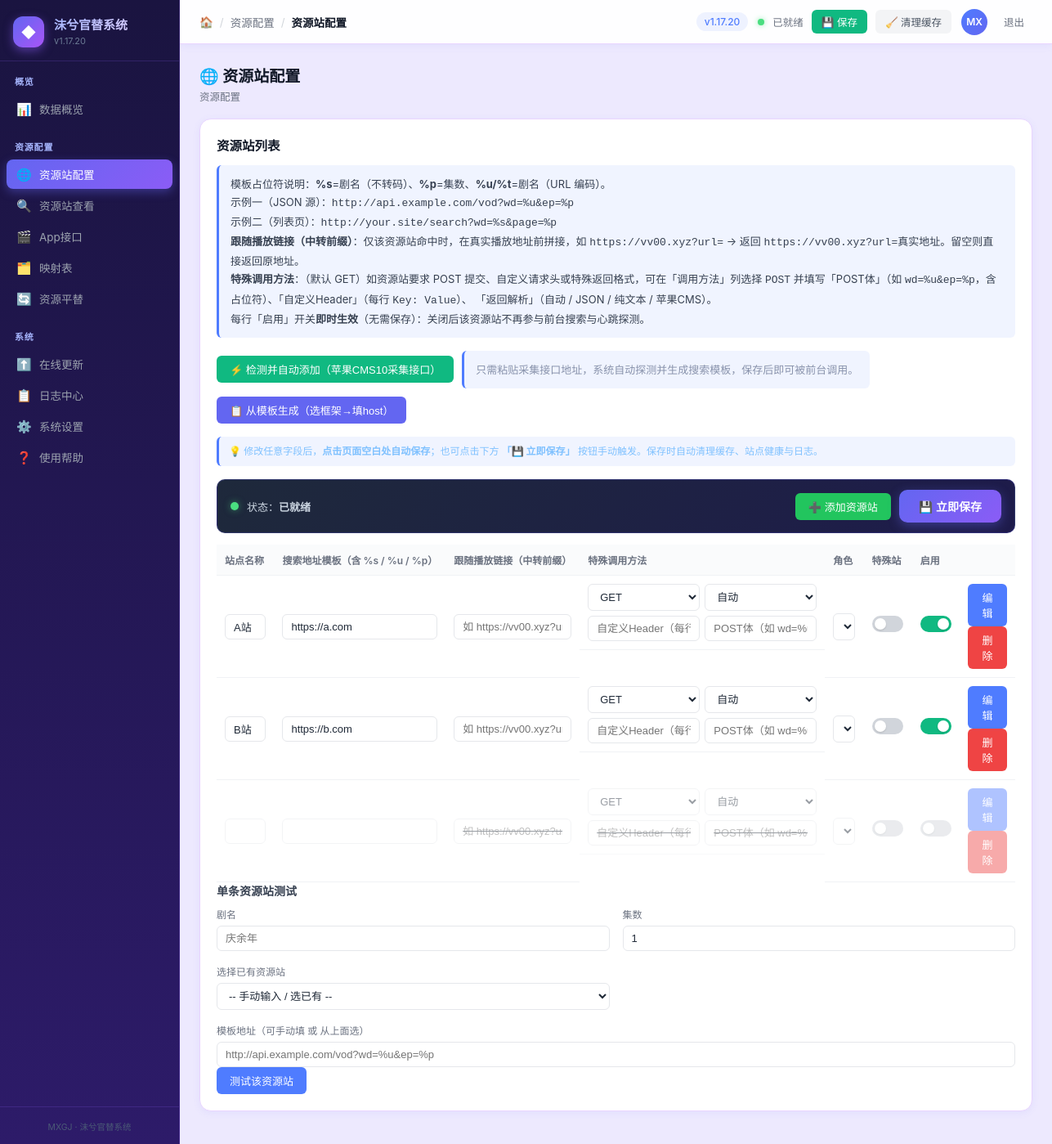
Page /admin.php?tab=sites (signed in) on the earlier database version.
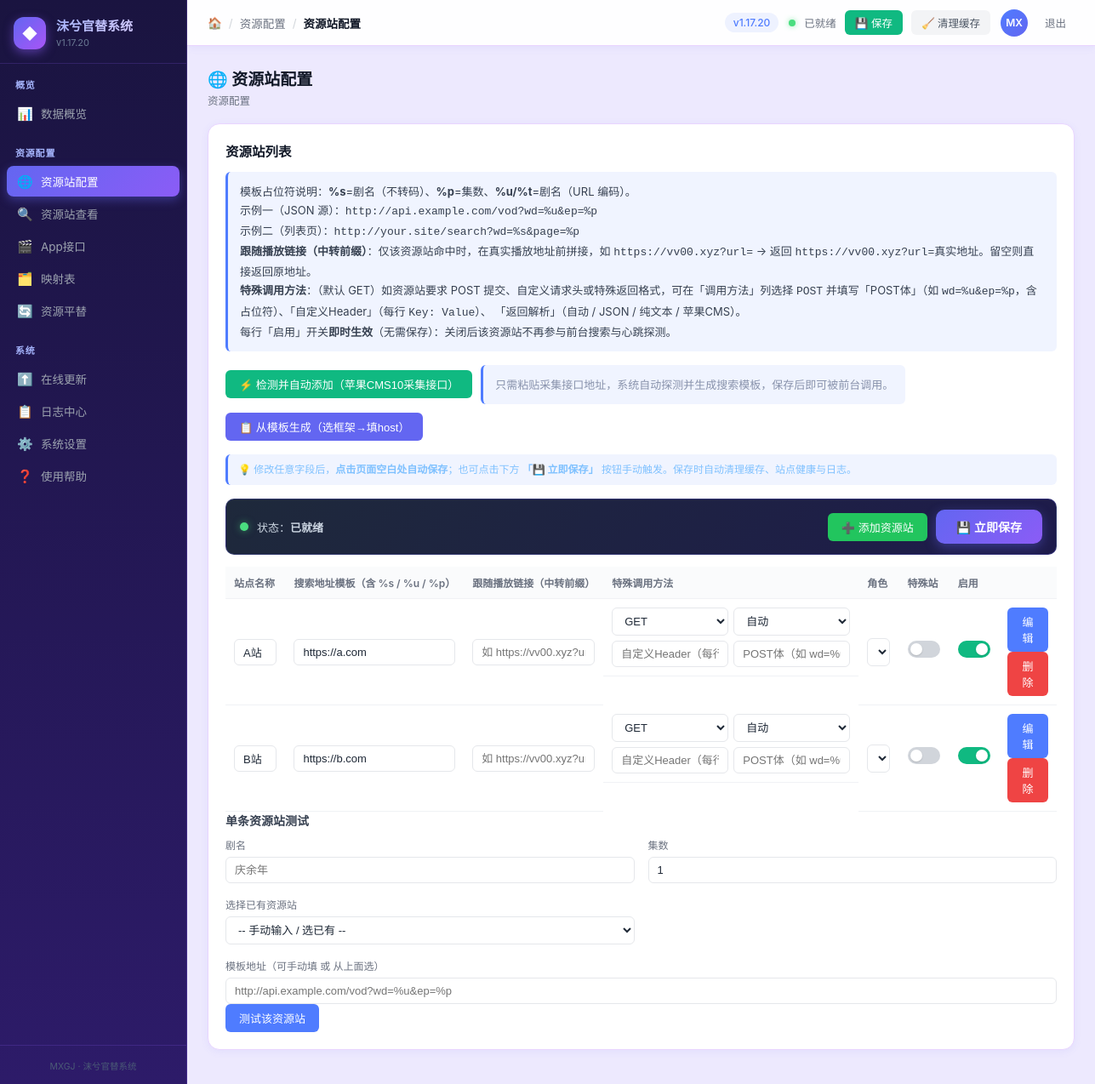
Same page on the later database version.
### tables this page shows
CREATE TABLE sites (
    id          INTEGER PRIMARY KEY AUTOINCREMENT,
    name        VARCHAR(128) NOT NULL,
    template    TEXT         NOT NULL,      -- 搜索模板，含 %u/%s/%t/%p
    enabled     INTEGER      DEFAULT 1,
    role        VARCHAR(32)  DEFAULT 'primary',  -- primary / fallback
    method      VARCHAR(8)   DEFAULT 'GET',      -- GET / POST
    headers     TEXT,                          -- JSON: {"X-Requested-With":"XMLHttpRequest"}
    post_body   TEXT,                          -- JSON: POST 模板（支持 %u）
    parser      VARCHAR(32)  DEFAULT 'cMaccms', -- cMaccms / json / regex / xml
    sort_order  INTEGER      DEFAULT 0,
    created_at  INTEGER,
    updated_at  INTEGER
);

### lib/Db.php (called while the page is built, shortened)
<?php
class Db
{
    private static ?PDO $_pdo = null;
    public static function enabled(): bool
    {
        $envFile = defined('MXGJ_ENV') ? MXGJ_ENV : MXGJ_CONFIG . '/.env.ini';
        $driver = 'sqlite';
        if (is_file($envFile)) {
            $raw = @file_get_contents($envFile);
            if ($raw !== false && preg_match('/^\[db\](.*?)(?=^\[|\Z)/ms', $raw, $m)) {
                $section = $m[1];
                if (preg_match('/^\s*driver\s*=\s*(\w+)/m', $section, $dm)) {
                    $driver = strtolower(trim($dm[1]));
                }
            }
        }
        $pdo = self::tryConnect($driver, $envFile);
        self::$_pdo = $pdo;
        return true;
    }
    public static function connect(): ?PDO
    {
        if (self::$_pdo !== null) return self::$_pdo;
        return self::$_pdo;
    }
    private static function tryConnect(string $driver, string $envFile): ?PDO
    {
        try {
            $dsn = ''; $user = ''; $pass = '';
            if (is_file($envFile)) {
                $raw = @file_get_contents($envFile);
                if ($raw !== false && preg_match('/^\[db\](.*?)(?=^\[|\Z)/ms', $raw, $m)) {
                    $section = $m[1];
                    $kv = [];
                    foreach (explode("\n", $section) as $line) {
                        if (str_contains($line, '=')) {
                            [$k, $v] = explode('=', $line, 2);
                            $kv[trim($k)] = trim($v);
                        }
                    }
                    $user = $kv['user'] ?? '';
                    $pass = $kv['pass'] ?? '';
                }
            }
            if ($driver === 'sqlite') {
                $dbFile = MXGJ_DATA . '/mxgj.db';
                $dsn = "sqlite:$dbFile";
            } elseif ($driver === 'mysql') {
                $host  = $kv['host'] ?? '127.0.0.1';
                $port  = $kv['port'] ?? '3306';
                $name  = $kv['name'] ?? 'mxgj';
                $dsn = "mysql:host=$host;port=$port;dbname=$name;charset=utf8mb4";
            } else {
                return null;
            }
            $pdo = new PDO($dsn, $user, $pass, [
                PDO::ATTR_ERRMODE          => PDO::ERRMODE_EXCEPTION,
                PDO::ATTR_DEFAULT_FETCH_MODE => PDO::FETCH_ASSOC,
                PDO::ATTR_EMULATE_PREPARES => false,
                PDO::ATTR_PERSISTENT       => true,
            ]);
            if ($driver === 'sqlite') {
                $pdo->exec('PRAGMA journal_mode=WAL');
                $pdo->exec('PRAGMA synchronous=NORMAL');
                $pdo->exec('PRAGMA busy_timeout=5000');
                $pdo->exec('PRAGMA foreign_keys=ON');
            }
            return $pdo;
        } catch (Throwable $e) {
            @error_log('Db::tryConnect 失败: ' . $e->getMessage());
            return null;
        }
    }
    public static function sites(): array
    {
        $pdo = self::connect();
        try {
            $rows = $pdo->query('SELECT * FROM sites ORDER BY sort_order ASC, id ASC')->fetchAll();
            $out = [];
            foreach ($rows as $r) {
                if (isset($r['headers']))  $r['headers']  = json_decode($r['headers'],  true) ?? [];
                if (isset($r['post_body'])) $r['post_body'] = json_decode($r['post_body'], true) ?? [];
                $out[] = $r;
            }
            return $out;
        } catch (Throwable) { return []; }
    }
}

### lib/bootstrap.php (called while the page is built, shortened)
<?php
if (!class_exists('Db', false)) {
    require_once __DIR__ . '/Db.php';
}
function _mxgj_db_enabled(): bool {
    static $cache = null;
    if ($cache !== null) return $cache;
    $cache = class_exists('Db', false) && Db::enabled();
    return $cache;
}
function mxgj_env_read(): array
{
    if (_mxgj_db_enabled()) {
        $dbSections = Db::configAll();
        $dbSections['sites'] = ['data' => Db::sites()];
        $dbSections['mapping'] = ['data' => Db::mapping()];
        return ['sections' => $dbSections, 'env_file' => MXGJ_ENV, 'migrated' => false, 'from_db' => true];
    }
    $envFile = MXGJ_ENV;
    return ['sections' => $GLOBALS['mxgj_env_cache'], 'env_file' => $envFile, 'migrated' => false];
}
function mxgj_settings(): array
{
    $r = mxgj_env_read();
    $s = $r['sections'];
    $defaults = [
        'admin_password' => 'moxi123', 'updater_key' => '',
        'timeout' => 15, 'cache_ttl' => 600, 'page_size' => 50,
        'replace_domain' => '',
        'repo_owner' => 'ssmhdssmhd', 'repo_name' => 'MXGJ', 'repo_branch' => 'main',
        'site_control' => [
            'search_interval' => 10, 'heartbeat_enable' => false,
            'heartbeat_interval' => 300, 'heartbeat_timeout' => 5,
            'heartbeat_max_fail' => 3, 'cooldown_seconds' => 600,
            'rotation_enable' => false, 'rotation_interval' => 300,
            'max_sites_per_request' => 0,
        ],
        'output' => [
            'mode' => 'standard', 'show_source' => false, 'show_meta' => true,
            'fields' => [],
        ],
        'app_api' => [
            'enable' => true, 'require_key' => false, 'api_key' => '',
            'player_type' => 'lgzym3u8', 'proxy_enable' => true,
            'cors' => '*', 'max_size_mb' => 10, 'rate_limit' => 0,
        ],
        'fallback' => ['enable' => false, 'step2_retry_main' => true],
        'cron' => [
            'key' => '', 'interval_mins' => 60, 'scan_sites' => true,
            'scan_pages' => 1, 'timeout' => 20, 'seed_links' => [],
        ],
    ];
    $out = [];
    foreach (['admin_password', 'updater_key', 'timeout', 'cache_ttl', 'page_size', 'replace_domain', 'repo_owner', 'repo_name', 'repo_branch'] as $k) {
        $out[$k] = $s['system'][$k] ?? $defaults[$k];
    }
    foreach (['site_control', 'output', 'app_api', 'fallback', 'cron'] as $sec) {
        $out[$sec] = isset($s[$sec]) && is_array($s[$sec])
            ? array_merge($defaults[$sec], $s[$sec])
            : $defaults[$sec];
    }
    return $out;
}
function mxgj_lower(string $s): string
{
    return function_exists('mb_strtolower') ? mb_strtolower($s) : strtolower($s);
}

### admin.php (the view, shortened to what the rows shown need)
<?php
require_once __DIR__ . '/lib/bootstrap.php';
$ACTION = $_POST['action'] ?? ($_GET['action'] ?? '');
function isLoggedIn(): bool {
    return !empty($_SESSION['mxgj_admin']);
}
if ($ACTION === '') {
    if (!isLoggedIn()) {
        renderLogin();
    } else {
        renderDashboard();
    }
    exit;
}
    ?>
    <?php
function renderDashboard()
{
    $settings = mxgj_settings();
    $sites    = mxgj_sites();
    $mapping  = mxgj_mapping_data();
    $cacheCnt = AdminHelper::cacheCount();
    $tab = $_GET['tab'] ?? 'dashboard';
    ?>
<!DOCTYPE html>
<html lang="zh-CN">
<head>
</head>
<body>
<div class="layout">
<div class="main">
<div class="content">
<?php if ($tab === 'dashboard'): ?>
<?php renderOverview($sites, $cacheCnt, $mapping); ?>
<?php elseif ($tab === 'sites'): ?>
<?php renderSitesForm($sites); ?>
<?php elseif ($tab === 'sites_view'): ?>
<?php renderSiteListView($sites); ?>
<?php elseif ($tab === 'app_api'): ?>
<?php renderAppApiForm($settings); ?>
<?php elseif ($tab === 'mapping'): ?>
<?php renderMappingForm($mapping); ?>
<?php elseif ($tab === 'fallback'): ?>
<?php renderFallbackForm($settings, $sites); ?>
<?php elseif ($tab === 'update'): ?>
<?php renderUpdateForm(); ?>
<?php elseif ($tab === 'logs'): ?>
<?php renderLogs(); ?>
<?php elseif ($tab === 'help'): ?>
<?php renderHelp(); ?>
<?php elseif ($tab === 'settings'): ?>
<?php renderSettingsForm($settings); ?>
<?php endif; ?>
</div>
</div>
</div>
</body></html>
<?php
}
    ?>
    <?php
function renderSitesForm($sites)
{
    ?>
    <div class="panel">
        <h2>资源站列表</h2>
        <form method="post" class="auto-save" id="form-sites">
            <table id="site-tbl">
                <tr><th style="width:110px">站点名称</th><th>搜索地址模板（含 %s / %u / %p）</th><th>跟随播放链接（中转前缀）</th><th>特殊调用方法</th><th style="width:100px">角色</th><th style="width:80px">特殊站</th><th style="width:60px">启用</th><th style="width:120px"></th></tr>
                <?php if ($sites): foreach ($sites as $i => $s): ?>
                    <?php $sEnabled = !array_key_exists('enabled', $s) || !empty($s['enabled']); ?>
                    <?php $sMethod = mxgj_lower(trim($s['method'] ?? '')); ?>
                    <?php $sParse  = mxgj_lower(trim($s['parse'] ?? '')); ?>
                    <?php $sRole    = mxgj_lower(trim($s['role'] ?? 'primary')); ?>
                    <tr class="<?= $sEnabled ? '' : 'row-disabled' ?>">
                        <td><input type="text" name="sites[<?= $i ?>][name]" value="<?= htmlspecialchars($s['name']) ?>"></td>
                        <td><input type="text" name="sites[<?= $i ?>][template]" value="<?= htmlspecialchars($s['template']) ?>" onclick="this.select()"></td>
                        <td><input type="text" name="sites[<?= $i ?>][proxy]" value="<?= htmlspecialchars($s['proxy'] ?? '') ?>" placeholder="如 https://vv00.xyz?url= （留空不使用）"></td>
                        <td class="site-special">
                            <select name="sites[<?= $i ?>][method]" title="HTTP 调用方法">
                                <option value="get" <?= $sMethod === 'post' ? '' : 'selected' ?>>GET</option>
                            </select>
                            <select name="sites[<?= $i ?>][parse]" title="返回解析模式（留空=自动识别）">
                                <option value="" <?= $sParse === '' ? 'selected' : '' ?>>自动</option>
                            </select>
                            <input type="text" name="sites[<?= $i ?>][headers]" value="<?= htmlspecialchars($s['headers'] ?? '') ?>" placeholder="自定义Header（每行 Key: Value）">
                            <input type="text" name="sites[<?= $i ?>][post]" value="<?= htmlspecialchars($s['post'] ?? '') ?>" placeholder="POST体（如 wd=%u&ep=%p）">
                        </td>
                        <td>
                            <select name="sites[<?= $i ?>][role]" title="🔄 平替角色：主用=正常搜索，平替=主用失败才搜索">
                                <option value="primary" <?= $sRole !== 'fallback' ? 'selected' : '' ?>>主用</option>
                                <option value="fallback" <?= $sRole === 'fallback' ? 'selected' : '' ?>>平替</option>
                            </select>
                        </td>
                        <td class="center">
                            <label class="toggle" title="开启后：该站返回的 URL 自动套 本地//player/ 播放器">
                                <span class="slider"></span>
                            </label>
                        </td>
                        <td class="center">
                            <label class="toggle">
                                <span class="slider" title="<?= $sEnabled ? '已启用：参与搜索' : '已禁用：不参与搜索' ?>"></span>
                            </label>
                        </td>
                        <td>
                            <button type="button" class="btn" onclick="openDetect(<?= htmlspecialchars(json_encode([$s['name'], $s['template']])) ?>)">编辑</button>
                            <button type="button" class="btn btn-danger" onclick="this.closest('tr').remove()">删除</button>
                        </td>
                    </tr>
                <?php endforeach; endif; ?>
            </table>
        </form>
    </div>
    <?php
}
    ?>
    <?php
class AdminHelper
{
    public static function cacheCount(): int
    {
        if (!is_dir(MXGJ_CACHE)) return 0;
        $n = 0;
        return $n;
    }
}
?>

Differences in the rows shown:
removed sites: method "GET", value "自动", role "主用", enabled 0 (drawn)
